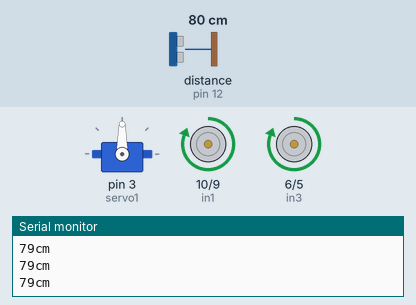
Bench run of a sketch on a simulated Arduino Uno, built with avr-gcc and run on an emulated ATmega328P. Parts: servo, motor-driver pin pairs drawn as motors (green arrow = first pin HIGH = forward, orange = second pin HIGH = backward, longer = more drive, scaled by the enable pin), the last lines printed to the serial monitor. Wiring (inferred from the names in the program): ultrasonic range finder: trigger pin 11; echo pin 12. The inputs (shaded band) are chosen by the test bench; at power-on: distance to the obstacle (sensor on pin 12) 80 cm. The echo pulse lasts 58.3 µs per cm.

Above: at 1.2 s.
1.3 s: distance to the obstacle (sensor on pin 12) set to 18 cm
2.8 s: distance to the obstacle (sensor on pin 12) set to 13 cm
At 4.1 s:
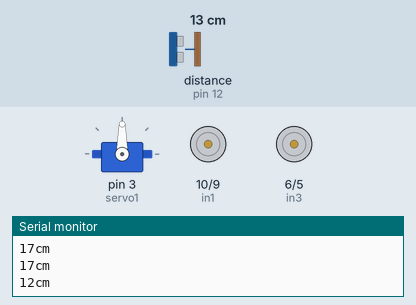
4.4 s: distance to the obstacle (sensor on pin 12) set to 35 cm
At 6.0 s:
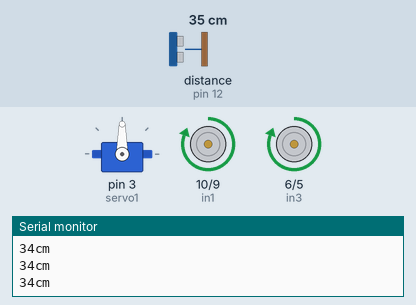
6.6 s: distance to the obstacle (sensor on pin 12) set to 2 cm
At 7.6 s:
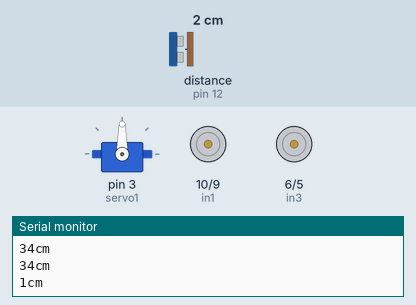
Timing chart, 0 to 9.2 s (numbered marks = the images above; inputs shaded):
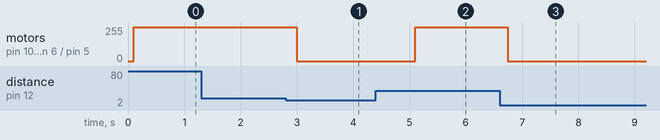

The sketch:

USMoter.ino
```cpp
#include <Servo.h>

Servo servo1;  // create servo object to control a servo
// twelve servo objects can be created on most boards

int pos = 90;    // variable to store the servo position

int trigPin = 11, echoPin = 12, vcc , gnd ;
long duration , cm ;


void setup() {
  servo1.attach(3); //set pulse width range from 500 to 2500 microseconds(default value for Arduino servo library)
  pinMode(10, OUTPUT);  //in1
  pinMode(9, OUTPUT);    //in2
  pinMode(8, OUTPUT); //en1
  pinMode(7, OUTPUT); //en2
  pinMode(6, OUTPUT);     //in3
  pinMode(5, OUTPUT);  //in4
  Serial.begin (9600);
  pinMode(trigPin, OUTPUT);
  pinMode(echoPin, INPUT);


}


void loop() {
/*  servo1.write(90);
  ultrasonic1();
  servo1.write(180);
  ultrasonic();
  if(cm>15)
  {
    ultrasonic2();
  }
  else
  {
    servo1.write(0);
    ultrasonic3();
  }*/
  start();

}

void start()
{
  ultrasonic();
  while(cm>15)
  {
    forward();
    ultrasonic();

  while(cm<15)
  {
    s();
    ultrasonic();
    }
 }
}


void forward()
{
  digitalWrite(10, HIGH); //FORWARD DIRECTON
  digitalWrite(9, LOW);
  digitalWrite(8, HIGH);
  digitalWrite(7, HIGH);
  digitalWrite(6, HIGH);
  digitalWrite(5, LOW);
}

void s()
{ digitalWrite(10, HIGH); //STOP
  digitalWrite(9, LOW);
  digitalWrite(8, LOW);
  digitalWrite(7, LOW);
  digitalWrite(6, HIGH);
  digitalWrite(5, LOW);
  delay(2000);
}

void left() {
  digitalWrite(10, LOW); //LEFT
  analogWrite(9, 130);
  digitalWrite(8, HIGH);
  digitalWrite(7, HIGH);
  analogWrite(6, 130);
  digitalWrite(5, LOW);
  delay(2000);
}

void right() {
  analogWrite(10, 130);
  digitalWrite(9, LOW);   //RIGHT
  digitalWrite(8, HIGH);
  digitalWrite(7, HIGH);
  digitalWrite(6, LOW);
  analogWrite(5, 130);
  delay(2000);
}


void ultrasonic()
{
  digitalWrite(trigPin, LOW); delayMicroseconds(5);
  digitalWrite(trigPin, HIGH); delayMicroseconds(10);
  digitalWrite(trigPin, LOW);
  duration = pulseIn(echoPin, HIGH);
  cm = (duration / 2) / 29.1;
  Serial.print(cm); Serial.println("cm");
  delay(100);


}
```

Measured:
- the behaviour switches between 16 and 15 cm on distance to the obstacle (sensor on pin 12) (found by bisection; images 0 and 1)
- after the input at 2.8 s, motor on pin 10 (in1) / pin 9 (in2), motor on pin 6 (in3) / pin 5 (in4): forward 255/255 → stopped after 0.20 s
- after the input at 4.4 s, motor on pin 10 (in1) / pin 9 (in2), motor on pin 6 (in3) / pin 5 (in4): stopped → forward 255/255 after 0.70 s
- after the input at 6.6 s, motor on pin 10 (in1) / pin 9 (in2), motor on pin 6 (in3) / pin 5 (in4): forward 255/255 → stopped after 0.14 s
